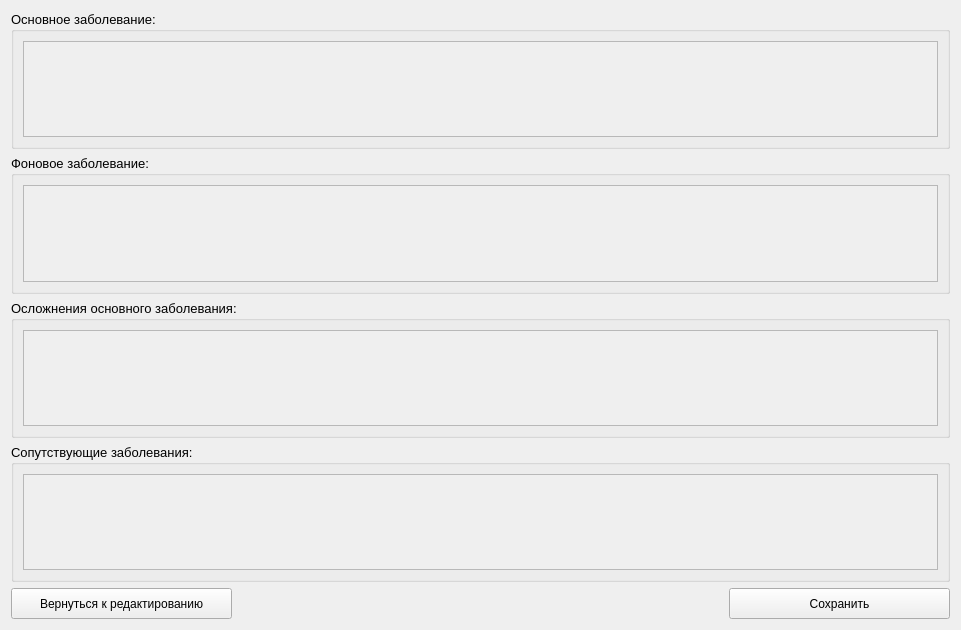
<?xml version="1.0" encoding="UTF-8"?>
<ui version="4.0">
 <class>CSavingAccepter</class>
 <widget class="QWidget" name="CSavingAccepter">
  <property name="geometry">
   <rect>
    <x>0</x>
    <y>0</y>
    <width>961</width>
    <height>630</height>
   </rect>
  </property>
  <property name="windowTitle">
   <string>Form</string>
  </property>
  <layout class="QVBoxLayout" name="verticalLayout">
   <item>
    <widget class="QGroupBox" name="gb_main">
     <property name="font">
      <font>
       <pointsize>10</pointsize>
      </font>
     </property>
     <property name="title">
      <string>Основное заболевание:</string>
     </property>
     <layout class="QHBoxLayout" name="horizontalLayout">
      <item>
       <widget class="QScrollArea" name="scrollAreaMain">
        <property name="widgetResizable">
         <bool>true</bool>
        </property>
        <widget class="QWidget" name="scrollAreaWidgetContents">
         <property name="geometry">
          <rect>
           <x>0</x>
           <y>0</y>
           <width>917</width>
           <height>94</height>
          </rect>
         </property>
         <layout class="QHBoxLayout" name="horizontalLayout_6"/>
        </widget>
       </widget>
      </item>
     </layout>
    </widget>
   </item>
   <item>
    <widget class="QGroupBox" name="gb_back">
     <property name="font">
      <font>
       <pointsize>10</pointsize>
      </font>
     </property>
     <property name="title">
      <string>Фоновое заболевание:</string>
     </property>
     <layout class="QHBoxLayout" name="horizontalLayout_2">
      <item>
       <widget class="QScrollArea" name="scrollArea_2">
        <property name="widgetResizable">
         <bool>true</bool>
        </property>
        <widget class="QWidget" name="scrollAreaWidgetContents_2">
         <property name="geometry">
          <rect>
           <x>0</x>
           <y>0</y>
           <width>917</width>
           <height>94</height>
          </rect>
         </property>
         <layout class="QHBoxLayout" name="horizontalLayout_7"/>
        </widget>
       </widget>
      </item>
     </layout>
    </widget>
   </item>
   <item>
    <widget class="QGroupBox" name="gb_comp">
     <property name="font">
      <font>
       <pointsize>10</pointsize>
      </font>
     </property>
     <property name="title">
      <string>Осложнения основного заболевания:</string>
     </property>
     <layout class="QHBoxLayout" name="horizontalLayout_3">
      <item>
       <widget class="QScrollArea" name="scrollArea_3">
        <property name="widgetResizable">
         <bool>true</bool>
        </property>
        <widget class="QWidget" name="scrollAreaWidgetContents_3">
         <property name="geometry">
          <rect>
           <x>0</x>
           <y>0</y>
           <width>917</width>
           <height>93</height>
          </rect>
         </property>
         <layout class="QHBoxLayout" name="horizontalLayout_8"/>
        </widget>
       </widget>
      </item>
     </layout>
    </widget>
   </item>
   <item>
    <widget class="QGroupBox" name="gb_acc">
     <property name="font">
      <font>
       <pointsize>10</pointsize>
      </font>
     </property>
     <property name="title">
      <string>Сопутствующие заболевания:</string>
     </property>
     <layout class="QHBoxLayout" name="horizontalLayout_4">
      <item>
       <widget class="QScrollArea" name="scrollArea_4">
        <property name="widgetResizable">
         <bool>true</bool>
        </property>
        <widget class="QWidget" name="scrollAreaWidgetContents_4">
         <property name="geometry">
          <rect>
           <x>0</x>
           <y>0</y>
           <width>917</width>
           <height>94</height>
          </rect>
         </property>
         <layout class="QHBoxLayout" name="horizontalLayout_9"/>
        </widget>
       </widget>
      </item>
     </layout>
    </widget>
   </item>
   <item>
    <layout class="QHBoxLayout" name="horizontalLayout_5">
     <item>
      <widget class="QPushButton" name="pushButton_2">
       <property name="minimumSize">
        <size>
         <width>221</width>
         <height>31</height>
        </size>
       </property>
       <property name="maximumSize">
        <size>
         <width>221</width>
         <height>31</height>
        </size>
       </property>
       <property name="text">
        <string>Вернуться к редактированию</string>
       </property>
      </widget>
     </item>
     <item>
      <spacer name="horizontalSpacer">
       <property name="orientation">
        <enum>Qt::Horizontal</enum>
       </property>
       <property name="sizeHint" stdset="0">
        <size>
         <width>40</width>
         <height>20</height>
        </size>
       </property>
      </spacer>
     </item>
     <item>
      <widget class="QPushButton" name="pushButton">
       <property name="minimumSize">
        <size>
         <width>221</width>
         <height>31</height>
        </size>
       </property>
       <property name="maximumSize">
        <size>
         <width>221</width>
         <height>31</height>
        </size>
       </property>
       <property name="text">
        <string>Сохранить</string>
       </property>
      </widget>
     </item>
    </layout>
   </item>
  </layout>
 </widget>
 <resources/>
 <connections/>
</ui>
